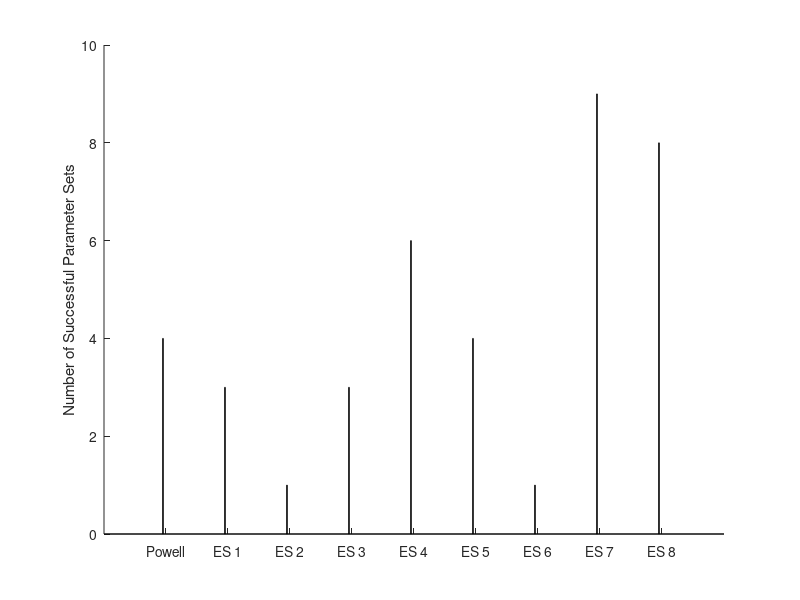

The MATLAB script that drew this image: (Note: this script raises an error after producing the figure.)
function plotQualitativeResults


data = [4 1
        3 1
        1 1
        3 1
        6 0
        4 3
        1 0
        9 0
        8 2];

%data = [4 1
%        8 2
%        9 0
%        1 0
%        4 3
%        6 0
%        3 1
%        3 1
%        3 1];

figure;
hold on;

ylabel('Number of Successful Parameter Sets');
width = 0.3;

set(gca,'XTick',[1:1:9])
set(gca,'XTickLabel', {'Powell';'ES 1'; 'ES 2';'ES 3';'ES 4';'ES 5';'ES 6';'ES 7';'ES 8';} )
%set(gca,'YTickLabel', {'ES 8';'ES 7';'ES 6';'ES 5';'ES 4';'ES 3';'ES 2';'ES 1';'Powell'} )
axis([0 10 0 10])
box off;

bar1 = bar(data, width, 'stack');

set(bar1(1),'FaceColor',[0.502 0.502 0.502],'DisplayName',      'only motion "Stand Up" correct');
set(bar1(2),'FaceColor',[0.9412 0.9412 0.9412],'DisplayName',   'both motions correct' );
legend ('only motion "Stand Up" correct','both motions correct',2) ;
hold off;

end